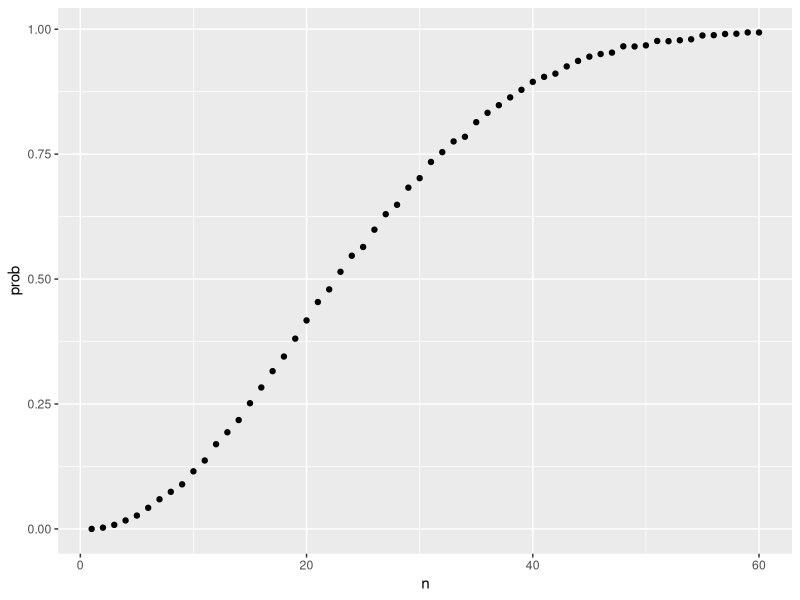
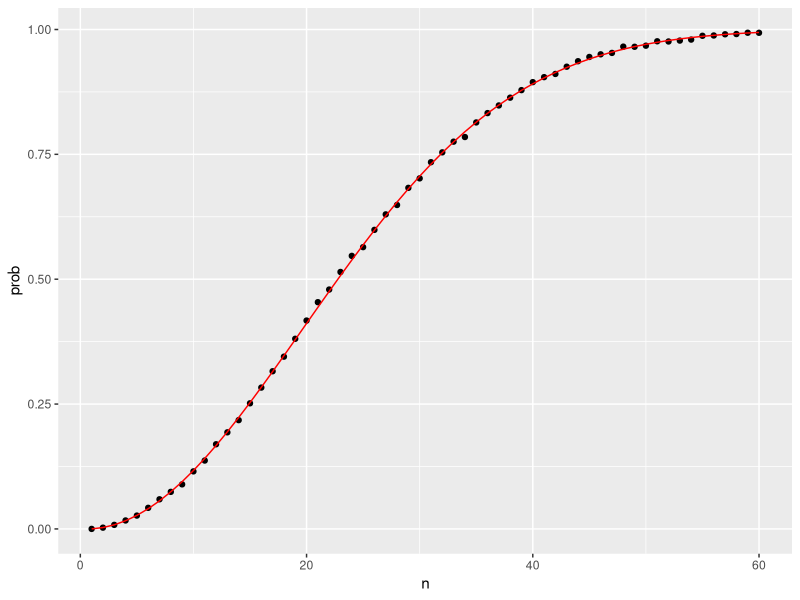
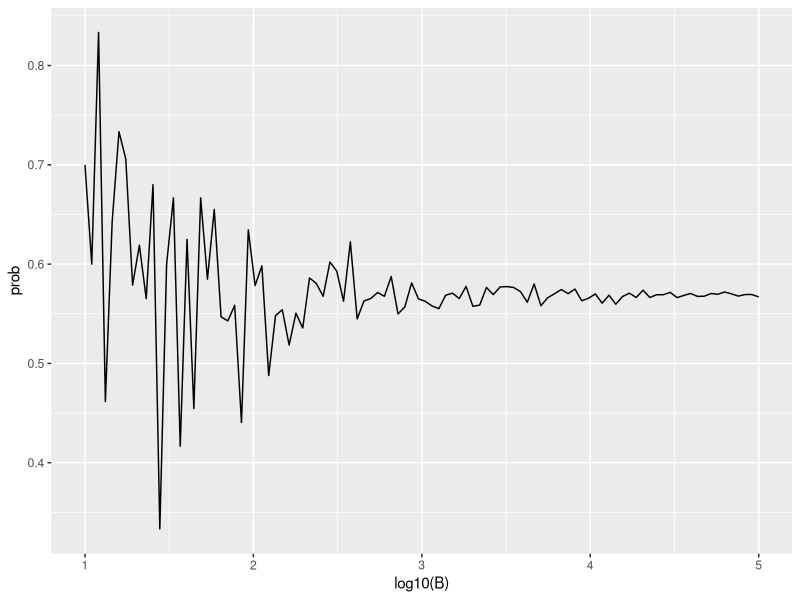

Write the R code that produced these figures, in order.
## ---- chunk 1
# Simulate a coin toss
coins <- rep(c("head", "tails"), 
             times = c(2,3))
coins

# Pick one random value
sample(coins, 1)

events <- 
     # Replicate a function a thousand times
     replicate(1000, 
               # Pick one random value
               sample(coins, 1))

tab <- 
     # Create a table that counts each combination of factor levels
     table(events)
tab

# Return proportions of an R object
prop.table(tab)
## ---- chunk 2
cyan <- 3
magenta <- 5
yellow <- 7

# The variable 'p_1' is the probability of choosing a cyan ball from the box on the first draw.
p_1 <- cyan / (cyan + magenta + yellow)

# Assign a variable 'p_2' as the probability of not choosing a cyan ball on the second draw with replacement.
p_2 <- 1 - p_1

# Calculate the probability that the first draw is cyan and the second draw is not cyan using `p_1` and `p_2`.
p_1 * p_2
## ---- chunk 3

# joining strings with paste
number <- "Three"
suit <- "Hearts"
paste(number, suit)

# joining vectors element-wise with paste
paste(letters[1:5], 
      as.character(1:5))

# generating combinations of 2 vectors with expand.grid
expand.grid(pants = c("blue", "black"), 
            shirt = c("white", "grey", "plaid"))
## ---- chunk 4
suits <- c("Diamonds", "Clubs", "Hearts", "Spades")
numbers <- c("Ace", "Deuce", "Three", 
             "Four", "Five", "Six", 
             "Seven", "Eight", "Nine", 
             "Ten", "Jack", "Queen", "King")

# create a data frame from all combinations of numbers and suits
deck <- expand.grid(number = numbers, 
                    suit = suits)

# paste the values of two columns
deck <- paste(deck$number, 
              deck$suit)

# probability of drawing a king
kings <- paste("King", suits)
mean(deck %in% kings)
## ---- chunk 5
library(gtools)
# ways to choose 2 numbers in order from 1:5
permutations(5,2)

# ways to choose 7 numbers in order from 1:10 using digits 0:9
all_phone_numbers <- permutations(10, 7, v = 0:9)

# count the number of rows in a vector
n <- nrow(all_phone_numbers)

# take a sample of 5 elements from a vector "n"
index <- sample(n, 5)

# subset values by sampling
all_phone_numbers[index,]

permutations(3,2)    # order matters
combinations(3,2)    # order does not matter
## ---- chunk 6
# compute all possible ways we can choose two cards when the order matters
# ways of choosing 2 cards from 1:52 using deck as values
hands <- permutations(52,2, v = deck)

# get the first and second cards
first_card <- hands[,1]
second_card <- hands[,2]

# compute the cases for which the first hand was a King
kings <- paste("King", suits)
sum(first_card %in% kings)

# To get the probability of drawing a second king given that one king is drawn, we compute what fraction of these have a King in the second card
## Method 1
sum(first_card %in% kings & second_card %in% kings) / sum(first_card %in% kings)
## Method 2
mean(first_card%in%kings & second_card%in%kings) / mean(first_card%in%kings)
## ---- chunk 7
# Compute the probability of getting an Ace and a face card in the first draw (which is known as a Natural 21) using combinations
aces <- paste("Ace", suits)
facecard <- c("King", "Queen", "Jack", "Ten")

# get all possible combinations between "facecard" and "suits"
facecard <- expand.grid(number = facecard, 
                        suit = suits)

# paste all possible combinations of "facecard" and "suits" into one vector
facecard <- paste(facecard$number, 
                  facecard$suit)

# get all possible hands
hands <- combinations(52, 2, v=deck)

# probability of a natural 21 given that the ace is listed first in `combinations`
mean(hands[,1] %in% aces & hands[,2] %in% facecard)

# probability of a natural 21 checking for both ace first and ace second
mean((hands[,1] %in% aces & hands[,2] %in% facecard)|(hands[,2] %in% aces & hands[,1] %in% facecard))
## ---- chunk 8
# code for one hand of blackjack
hand <- sample(deck, 2)
hand

# code for B=10,000 hands of blackjack
B <- 10000

results <- 
        replicate(B, {
                hand <- sample(deck, 2)
                (hand[1] %in% aces & hand[2] %in% facecard) | 
                        (hand[2] %in% aces & hand[1] %in% facecard)
                })

mean(results)
## ---- chunk 9
# set the sample size
n <- 50

# ways of choosing 50 values from 1:365 without replacement
bdays <- sample(1:365, n, replace = TRUE)

# check if at least two values are the same
any(
        # check if an element of a vector is duplicated
        duplicated(bdays)
        )
# set the number of samplings
B <- 10000

# function to calculate repeated and similar values when sampling
same_birthday <- function(n){
  
  bdays <- 
    
    # take a sample of size "n" from 1:365 with replacement
    sample(1:365, n, replace = TRUE)
  
  # check how many values are the same
  any(
    
    # check if an element is duplicated
    duplicated(bdays))
}

results <- 
        # repeat "B" times the "same_birthday" function by sampling 50 values
        replicate(B, same_birthday(50))

mean(results)

## ---- chunk 10
# create a function with two arguments
compute_prob <- function(n, B = 10000){
  
  # replicate "B" times the "same_birthday" function
  results <- replicate(B, same_birthday(n))
  
  # get the arithmetic 
  mean(results)
}

# create a sequence from 1 to 60
n <- seq(1, 60)

# apply the "compute_prob" function by "n" times
prob <- sapply(n, compute_prob)

# load packages
library(tidyverse)

# use quick plot to plot the estimated probabilities of two people having the same birthday in a group of size "n"
qplot(n, prob)
## ---- chunk 11
# create a function with one argument
exact_prob <- function(n){
  
  # create a decreasing fraction sequence starting at 365
  # to calculate the probability of a group "n" having the same birthday
  prob_unique <- seq(365, 365 - n + 1) / 365
  
  # subtract to 1 the "product" of all values in "prob_unique",
  # to obtain the probability of and event not happening
  1 - prod(prob_unique)
}

# apply "exact_prob" to the vector "n"
eprob <- sapply(n, exact_prob)

qplot(n, prob) + 
  
  # add a red line to the plot
  geom_line(aes(n, eprob), 
            col = "red")
## ---- chunk 12
# defines vector of many B values
B <- 10^seq(1, 5, len = 100)

# function to run Monte Carlo simulation with each B
compute_prob <- function(B, n = 25){
  same_day <- replicate(B, same_birthday(n))
  mean(same_day)
}

# apply compute_prob to many values of B
prob <- sapply(B, compute_prob)

# plot a line graph of estimates 
qplot(log10(B), prob, geom = "line")
